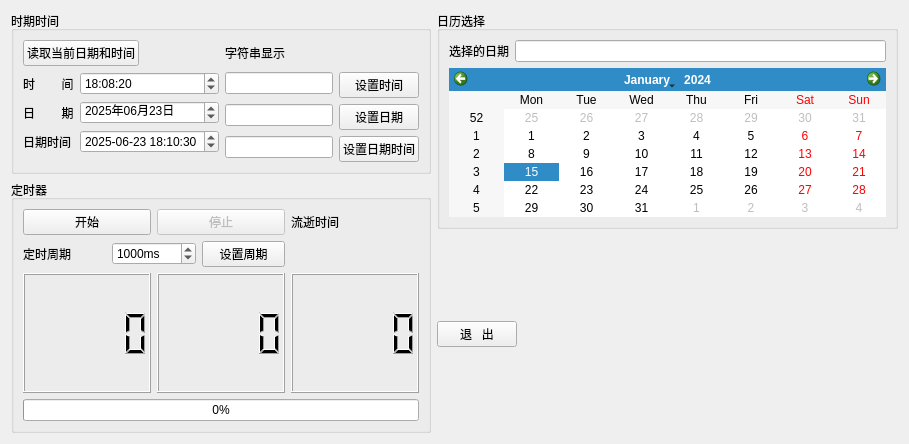
<?xml version="1.0" encoding="UTF-8"?>
<ui version="4.0">
 <class>Widget</class>
 <widget class="QWidget" name="Widget">
  <property name="geometry">
   <rect>
    <x>0</x>
    <y>0</y>
    <width>909</width>
    <height>444</height>
   </rect>
  </property>
  <property name="windowTitle">
   <string>Widget</string>
  </property>
  <layout class="QGridLayout" name="gridLayout_3">
   <item row="0" column="0">
    <widget class="QGroupBox" name="groupBox">
     <property name="title">
      <string>时期时间</string>
     </property>
     <layout class="QFormLayout" name="formLayout_2">
      <item row="0" column="0">
       <widget class="QPushButton" name="btnGetDateTime">
        <property name="text">
         <string>读取当前日期和时间</string>
        </property>
       </widget>
      </item>
      <item row="0" column="1">
       <widget class="QLabel" name="label_4">
        <property name="text">
         <string>字符串显示</string>
        </property>
       </widget>
      </item>
      <item row="1" column="0">
       <layout class="QGridLayout" name="gridLayout">
        <item row="2" column="1">
         <widget class="QDateTimeEdit" name="dateTimeEdit">
          <property name="dateTime">
           <datetime>
            <hour>18</hour>
            <minute>10</minute>
            <second>30</second>
            <year>2025</year>
            <month>6</month>
            <day>23</day>
           </datetime>
          </property>
          <property name="displayFormat">
           <string>yyyy-MM-dd HH:mm:ss</string>
          </property>
         </widget>
        </item>
        <item row="2" column="0">
         <widget class="QLabel" name="label_3">
          <property name="text">
           <string>日期时间</string>
          </property>
         </widget>
        </item>
        <item row="0" column="1">
         <widget class="QTimeEdit" name="timeEdit">
          <property name="statusTip">
           <string/>
          </property>
          <property name="specialValueText">
           <string/>
          </property>
          <property name="displayFormat">
           <string>HH:mm:ss</string>
          </property>
          <property name="calendarPopup">
           <bool>false</bool>
          </property>
          <property name="currentSectionIndex">
           <number>0</number>
          </property>
          <property name="time">
           <time>
            <hour>18</hour>
            <minute>8</minute>
            <second>20</second>
           </time>
          </property>
         </widget>
        </item>
        <item row="1" column="0">
         <widget class="QLabel" name="label_2">
          <property name="text">
           <string>日        期</string>
          </property>
         </widget>
        </item>
        <item row="0" column="0">
         <widget class="QLabel" name="label">
          <property name="text">
           <string>时        间</string>
          </property>
         </widget>
        </item>
        <item row="1" column="1">
         <widget class="QDateEdit" name="dateEdit">
          <property name="specialValueText">
           <string/>
          </property>
          <property name="displayFormat">
           <string>yyyy年MM月dd日</string>
          </property>
          <property name="date">
           <date>
            <year>2025</year>
            <month>6</month>
            <day>23</day>
           </date>
          </property>
         </widget>
        </item>
       </layout>
      </item>
      <item row="1" column="1">
       <layout class="QFormLayout" name="formLayout">
        <item row="0" column="0">
         <widget class="QLineEdit" name="editSetTime"/>
        </item>
        <item row="0" column="1">
         <widget class="QPushButton" name="btnSetTime">
          <property name="text">
           <string>设置时间</string>
          </property>
         </widget>
        </item>
        <item row="1" column="0">
         <widget class="QLineEdit" name="editSetDate"/>
        </item>
        <item row="1" column="1">
         <widget class="QPushButton" name="btnSetDate">
          <property name="text">
           <string>设置日期</string>
          </property>
         </widget>
        </item>
        <item row="2" column="0">
         <widget class="QLineEdit" name="editSetDateTime"/>
        </item>
        <item row="2" column="1">
         <widget class="QPushButton" name="btnSetDateTime">
          <property name="text">
           <string>设置日期时间</string>
          </property>
         </widget>
        </item>
       </layout>
      </item>
     </layout>
    </widget>
   </item>
   <item row="0" column="1" rowspan="2" colspan="2">
    <widget class="QGroupBox" name="groupBox_3">
     <property name="title">
      <string>日历选择</string>
     </property>
     <layout class="QFormLayout" name="formLayout_3">
      <item row="0" column="0">
       <widget class="QLabel" name="label_7">
        <property name="text">
         <string>选择的日期</string>
        </property>
       </widget>
      </item>
      <item row="0" column="1">
       <widget class="QLineEdit" name="editDate"/>
      </item>
      <item row="1" column="0" colspan="2">
       <widget class="QCalendarWidget" name="calendarWidget"/>
      </item>
     </layout>
    </widget>
   </item>
   <item row="1" column="0" rowspan="4">
    <widget class="QGroupBox" name="groupBox_2">
     <property name="title">
      <string>定时器</string>
     </property>
     <layout class="QGridLayout" name="gridLayout_2">
      <item row="0" column="0">
       <widget class="QPushButton" name="btnStart">
        <property name="text">
         <string>开始</string>
        </property>
       </widget>
      </item>
      <item row="0" column="1">
       <widget class="QPushButton" name="btnStop">
        <property name="enabled">
         <bool>false</bool>
        </property>
        <property name="text">
         <string>停止</string>
        </property>
       </widget>
      </item>
      <item row="0" column="2">
       <widget class="QLabel" name="label_6">
        <property name="text">
         <string>流逝时间</string>
        </property>
       </widget>
      </item>
      <item row="1" column="0" colspan="2">
       <layout class="QHBoxLayout" name="horizontalLayout">
        <item>
         <widget class="QLabel" name="label_5">
          <property name="text">
           <string>定时周期</string>
          </property>
         </widget>
        </item>
        <item>
         <widget class="QSpinBox" name="spinBox">
          <property name="suffix">
           <string>ms</string>
          </property>
          <property name="maximum">
           <number>99999999</number>
          </property>
          <property name="value">
           <number>1000</number>
          </property>
         </widget>
        </item>
        <item>
         <widget class="QPushButton" name="btnSetCycle">
          <property name="text">
           <string>设置周期</string>
          </property>
         </widget>
        </item>
       </layout>
      </item>
      <item row="3" column="0" colspan="3">
       <widget class="QProgressBar" name="progressBar">
        <property name="focusPolicy">
         <enum>Qt::FocusPolicy::NoFocus</enum>
        </property>
        <property name="contextMenuPolicy">
         <enum>Qt::ContextMenuPolicy::ActionsContextMenu</enum>
        </property>
        <property name="layoutDirection">
         <enum>Qt::LayoutDirection::LeftToRight</enum>
        </property>
        <property name="value">
         <number>0</number>
        </property>
        <property name="alignment">
         <set>Qt::AlignmentFlag::AlignLeading|Qt::AlignmentFlag::AlignLeft|Qt::AlignmentFlag::AlignVCenter</set>
        </property>
        <property name="orientation">
         <enum>Qt::Orientation::Horizontal</enum>
        </property>
        <property name="invertedAppearance">
         <bool>false</bool>
        </property>
        <property name="textDirection">
         <enum>QProgressBar::Direction::TopToBottom</enum>
        </property>
       </widget>
      </item>
      <item row="2" column="0" colspan="3">
       <layout class="QHBoxLayout" name="horizontalLayout_2">
        <item>
         <widget class="QLCDNumber" name="lcdHour">
          <property name="intValue" stdset="0">
           <number>0</number>
          </property>
         </widget>
        </item>
        <item>
         <widget class="QLCDNumber" name="lcdMin">
          <property name="intValue" stdset="0">
           <number>0</number>
          </property>
         </widget>
        </item>
        <item>
         <widget class="QLCDNumber" name="lcdSec">
          <property name="smallDecimalPoint">
           <bool>false</bool>
          </property>
          <property name="intValue" stdset="0">
           <number>0</number>
          </property>
         </widget>
        </item>
       </layout>
      </item>
     </layout>
    </widget>
   </item>
   <item row="2" column="1">
    <spacer name="verticalSpacer">
     <property name="orientation">
      <enum>Qt::Orientation::Vertical</enum>
     </property>
     <property name="sizeHint" stdset="0">
      <size>
       <width>20</width>
       <height>56</height>
      </size>
     </property>
    </spacer>
   </item>
   <item row="3" column="1">
    <widget class="QPushButton" name="btnExit">
     <property name="text">
      <string>退   出</string>
     </property>
    </widget>
   </item>
   <item row="3" column="2">
    <spacer name="horizontalSpacer">
     <property name="orientation">
      <enum>Qt::Orientation::Horizontal</enum>
     </property>
     <property name="sizeHint" stdset="0">
      <size>
       <width>276</width>
       <height>20</height>
      </size>
     </property>
    </spacer>
   </item>
   <item row="4" column="1">
    <spacer name="verticalSpacer_2">
     <property name="orientation">
      <enum>Qt::Orientation::Vertical</enum>
     </property>
     <property name="sizeHint" stdset="0">
      <size>
       <width>20</width>
       <height>56</height>
      </size>
     </property>
    </spacer>
   </item>
  </layout>
 </widget>
 <resources/>
 <connections>
  <connection>
   <sender>btnExit</sender>
   <signal>clicked()</signal>
   <receiver>Widget</receiver>
   <slot>close()</slot>
   <hints>
    <hint type="sourcelabel">
     <x>574</x>
     <y>354</y>
    </hint>
    <hint type="destinationlabel">
     <x>454</x>
     <y>221</y>
    </hint>
   </hints>
  </connection>
 </connections>
</ui>
